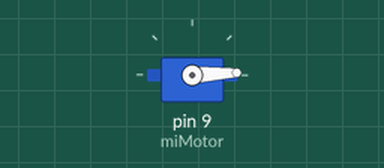
This sketch was run on a simulated Arduino Uno, built with avr-gcc and run on an emulated ATmega328P. Shown: servo.

Above: at 0.05 s.
At 1.3 s:
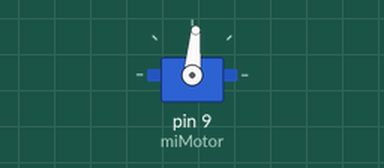
At 2.6 s:
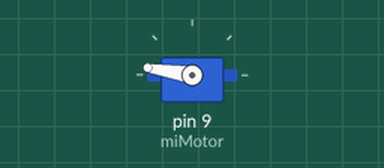
At 5.2 s:
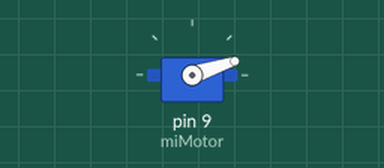
Timing chart, 0 to 7.1 s (numbered marks = the images above):
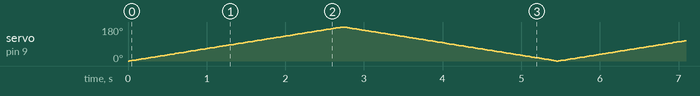

The sketch:

01_servo_sweep_test.ino
```cpp
#include <Servo.h>

Servo miMotor;

void setup() {
  miMotor.attach(9);
}

void loop() {
  int i;

  // First loop: from 0 to 180 degrees
  for(i=0; i<=180; i++) {
    miMotor.write(i);  // Moves the motor to the current angle 'i'
    delay(15);         // Waits 15 ms for the motor to reach the position
  }

  // Second loop: from 180 to 0 degrees (return)
  for(i=180; i>=0; i--) {
    miMotor.write(i);  // Moves the motor to the current angle 'i'
    delay(15);         // Waits 15 ms for the motor to reach the position
  }
}
```
